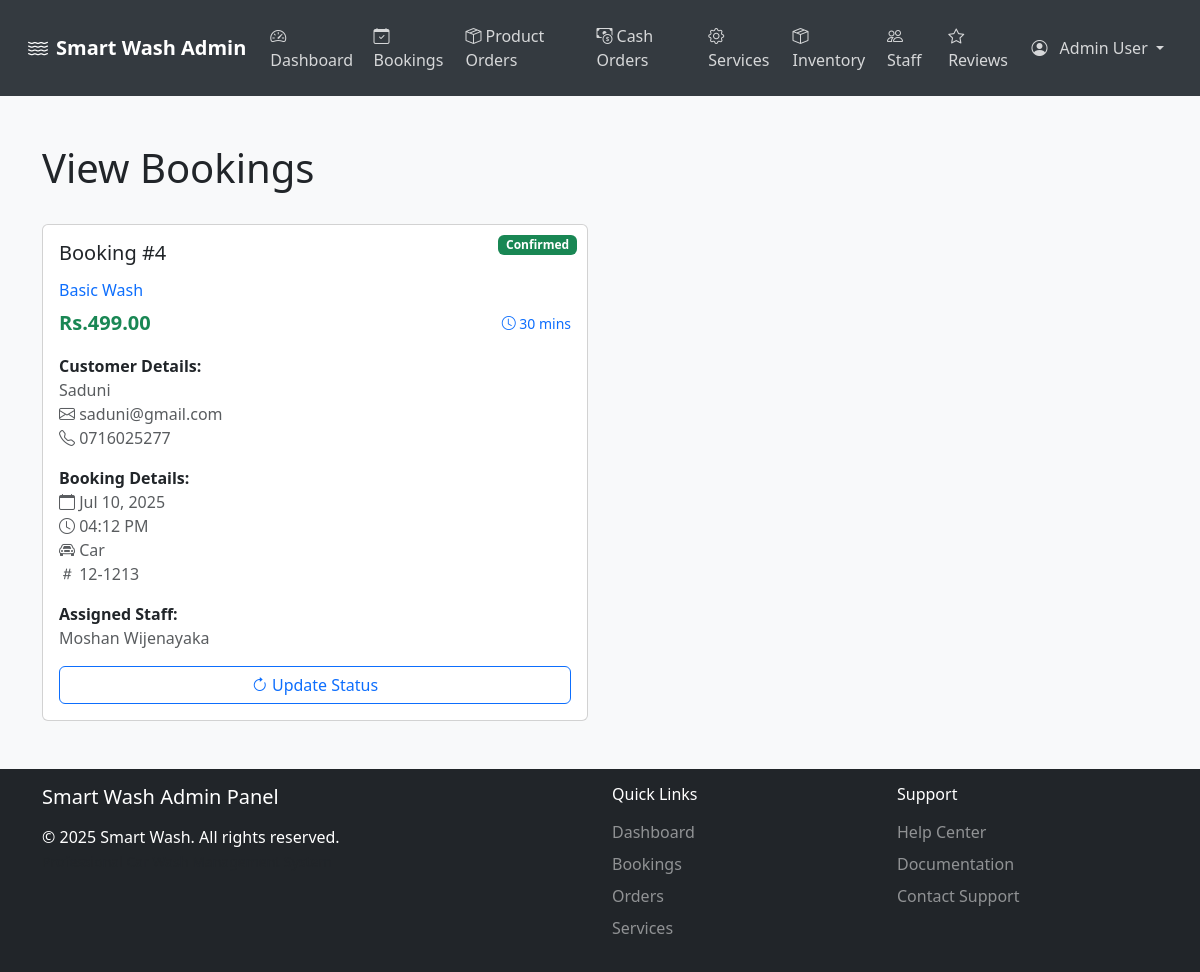
/Sample/view-orders.php (signed in), run on the app's committed database.
### tables this page shows
CREATE TABLE `bookings` (
  `id` int(11) NOT NULL,
  `customer_id` int(11) NOT NULL,
  `service_id` int(11) NOT NULL,
  `amount` decimal(10,2) NOT NULL,
  `staff_id` int(11) DEFAULT NULL,
  `booking_date` date NOT NULL,
  `booking_time` time NOT NULL,
  `vehicle_type` enum('car','suv','van','bike') NOT NULL,
  `vehicle_number` varchar(20) NOT NULL,
  `status` enum('pending','confirmed','in_progress','completed','cancelled') DEFAULT 'pending',
  `payment_status` enum('pending','paid','cancelled') DEFAULT 'pending',
  `payment_method` enum('cash','card','upi') DEFAULT 'cash',
  `amount_paid` decimal(10,2) DEFAULT NULL,
  `payment_date` timestamp NULL DEFAULT NULL,
  `notes` text DEFAULT NULL,
  `completed_at` timestamp NULL DEFAULT NULL,
  `created_at` timestamp NOT NULL DEFAULT current_timestamp(),
  `updated_at` timestamp NOT NULL DEFAULT current_timestamp() ON UPDATE current_timestamp()
);

CREATE TABLE `services` (
  `id` int(11) NOT NULL,
  `name` varchar(255) NOT NULL,
  `description` text DEFAULT NULL,
  `price` decimal(10,2) NOT NULL,
  `duration` int(11) NOT NULL COMMENT 'Duration in minutes',
  `vehicle_types` longtext DEFAULT NULL COMMENT 'Array of supported vehicle types' CHECK (json_valid(`vehicle_types`)),
  `status` enum('active','inactive') DEFAULT 'active',
  `image_url` varchar(255) DEFAULT NULL,
  `created_at` timestamp NOT NULL DEFAULT current_timestamp(),
  `updated_at` timestamp NOT NULL DEFAULT current_timestamp() ON UPDATE current_timestamp()
);

CREATE TABLE `customers` (
  `id` int(11) NOT NULL,
  `name` varchar(100) NOT NULL,
  `email` varchar(100) NOT NULL,
  `phone` varchar(15) NOT NULL,
  `password_hash` varchar(255) NOT NULL,
  `status` enum('active','inactive') DEFAULT 'active',
  `last_login` timestamp NULL DEFAULT NULL,
  `last_logout` timestamp NULL DEFAULT NULL,
  `created_at` timestamp NOT NULL DEFAULT current_timestamp(),
  `updated_at` timestamp NOT NULL DEFAULT current_timestamp() ON UPDATE current_timestamp()
);

CREATE TABLE `staff` (
  `id` int(11) NOT NULL,
  `name` varchar(100) NOT NULL,
  `email` varchar(100) NOT NULL,
  `phone` varchar(15) DEFAULT NULL,
  `profile_image` varchar(255) DEFAULT NULL,
  `password_hash` varchar(255) NOT NULL,
  `role` enum('admin','manager','washer') NOT NULL,
  `shift` enum('morning','afternoon','evening') DEFAULT NULL,
  `status` enum('active','inactive') DEFAULT 'active',
  `specialization` varchar(100) DEFAULT NULL,
  `created_at` timestamp NOT NULL DEFAULT current_timestamp(),
  `updated_at` timestamp NOT NULL DEFAULT current_timestamp() ON UPDATE current_timestamp()
);

### Sample/view-orders.php (the view, shortened to what this page needs)
<?php
$db = new Database();
$conn = $db->getConnection();
$bookings_query = "SELECT b.*, c.name as customer_name, c.email as customer_email, c.phone as customer_phone,
                   s.name as service_name, s.price as service_price, s.duration as service_duration,
                   st.name as staff_name
                   FROM bookings b
                   JOIN customers c ON b.customer_id = c.id
                   JOIN services s ON b.service_id = s.id
                   LEFT JOIN staff st ON b.staff_id = st.id
                   ORDER BY b.booking_date DESC, b.booking_time DESC";
$bookings_result = mysqli_query($conn, $bookings_query);
?>
<!DOCTYPE html>
<html lang="en">
<head>
  <link href="https://cdn.jsdelivr.net/npm/bootstrap@5.3.0-alpha1/dist/css/bootstrap.min.css" rel="stylesheet">
  <link href="https://cdn.jsdelivr.net/npm/bootstrap-icons@1.10.3/font/bootstrap-icons.css" rel="stylesheet">
  <link href="admin-styles.css" rel="stylesheet">
</head>
<body class="bg-light">
  <?php include('admin-navbar.php'); ?>
  <main class="py-5">
    <div class="container">
            <div class="d-flex justify-content-between align-items-center mb-4">
                <h1>View Bookings</h1>
        </div>
            <div class="row g-4">
              <?php
                if ($bookings_result && mysqli_num_rows($bookings_result) > 0) {
                    while ($booking = mysqli_fetch_assoc($bookings_result)) {
                        $statusClass = 'secondary';
                        switch ($booking['status']) {
                            case 'confirmed':
                                $statusClass = 'success';
                                break;
                        }
                        ?>
                        <div class="col-md-6">
                            <div class="card booking-card h-100">
                                <div class="card-body">
                                    <span class="badge bg-<?php echo $statusClass; ?> status-badge">
                                        <?php echo ucfirst($booking['status']); ?>
                                    </span>
                                    <h5 class="card-title mb-3">Booking #<?php echo $booking['id']; ?></h5>
                                    <div class="mb-3">
                                        <h6 class="text-primary"><?php echo htmlspecialchars($booking['service_name']); ?></h6>
                                        <div class="d-flex justify-content-between align-items-center">
                                            <div class="price">Rs.<?php echo number_format($booking['service_price'], 2); ?></div>
                                            <div class="duration">
                                                <i class="bi bi-clock"></i> <?php echo $booking['service_duration']; ?> mins
                                            </div>
                                        </div>
                                    </div>
                                    <div class="mb-3">
                                        <strong>Customer Details:</strong>
                                        <div class="text-muted">
                                            <div><?php echo htmlspecialchars($booking['customer_name']); ?></div>
                                            <div><i class="bi bi-envelope"></i> <?php echo htmlspecialchars($booking['customer_email']); ?></div>
                                            <div><i class="bi bi-telephone"></i> <?php echo htmlspecialchars($booking['customer_phone']); ?></div>
                                        </div>
                                    </div>
                                    <div class="mb-3">
                                        <strong>Booking Details:</strong>
                                        <div class="text-muted">
                                            <div>
                                                <i class="bi bi-calendar"></i>
                                                <?php echo date('M d, Y', strtotime($booking['booking_date'])); ?>
                                            </div>
                                            <div>
                                                <i class="bi bi-clock"></i>
                                                <?php echo date('h:i A', strtotime($booking['booking_time'])); ?>
                                            </div>
                                            <?php if (!empty($booking['vehicle_type'])): ?>
                                                <div>
                                                    <i class="bi bi-car-front"></i>
                                                    <?php echo ucfirst($booking['vehicle_type']); ?>
                                                </div>
                                            <?php endif; ?>
                                            <?php if (!empty($booking['vehicle_number'])): ?>
                                                <div>
                                                    <i class="bi bi-hash"></i>
                                                    <?php echo strtoupper($booking['vehicle_number']); ?>
                                                </div>
                                            <?php endif; ?>
                                        </div>
                                    </div>
                                    <?php if (!empty($booking['staff_name'])): ?>
                                        <div class="mb-3">
                                            <strong>Assigned Staff:</strong>
                                            <div class="text-muted"><?php echo htmlspecialchars($booking['staff_name']); ?></div>
                                        </div>
                                    <?php endif; ?>
                                    <div class="d-flex gap-2">
                                        <?php if ($booking['status'] !== 'cancelled' && $booking['status'] !== 'completed'): ?>
                                            <button class="btn btn-outline-primary flex-grow-1"
                                                    onclick="updateStatus(<?php echo htmlspecialchars(json_encode($booking)); ?>)">
                                                <i class="bi bi-arrow-clockwise"></i> Update Status
                                            </button>
                                        <?php endif; ?>
                                    </div>
                                </div>
                            </div>
                        </div>
                        <?php
                    }
                } else {
                    echo '<div class="col-12"><div class="alert alert-info">No bookings found.</div></div>';
                }
                ?>
            </div>
        </div>
    </main>
    <?php include('admin-footer.php'); ?>
</body>
</html>

### Sample/admin-styles.css (style rules this page uses)
html, body { height: 100%; }
body { display: flex; flex-direction: column; min-height: 100vh; }
main { flex: 1 0 auto; }
.status-badge { position: absolute; top: 10px; right: 10px; }
.price { font-size: 1.25rem; font-weight: bold; color: #198754; }

### Sample/view-orders.php (style rules this page uses)
.duration { font-size: 0.875rem; color: #0d6efd; }

### data on the page
bookings: status "Confirmed", id "4", service.name "Basic Wash", service.price "499.00", service.duration "30", customer.name "Saduni", customer.email "saduni@gmail.com", customer.phone "0716025277", booking_date "Jul 10, 2025", booking_time "04:12 PM", vehicle_type "Car", vehicle_number "12-1213", staff.name "Moshan Wijenayaka"

### other printed values
$_SESSION['admin_name'] "Admin User"
